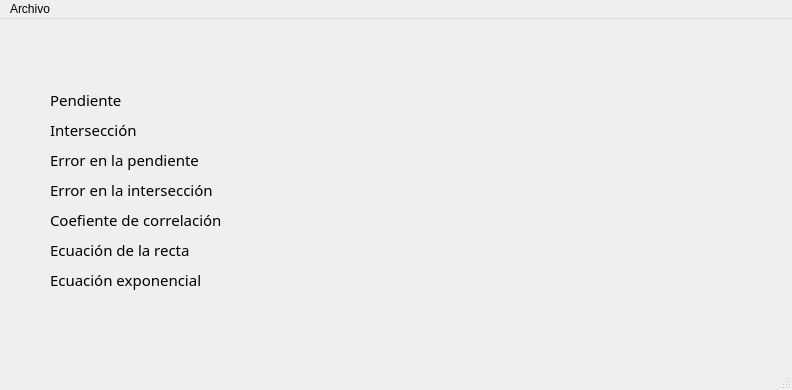
<?xml version="1.0" encoding="UTF-8"?>
<ui version="4.0">
 <class>LogaritmWindow</class>
 <widget class="QMainWindow" name="LogaritmWindow">
  <property name="geometry">
   <rect>
    <x>0</x>
    <y>0</y>
    <width>792</width>
    <height>390</height>
   </rect>
  </property>
  <property name="windowTitle">
   <string>MainWindow</string>
  </property>
  <widget class="QWidget" name="centralwidget">
   <widget class="QLabel" name="label">
    <property name="geometry">
     <rect>
      <x>50</x>
      <y>70</y>
      <width>131</width>
      <height>21</height>
     </rect>
    </property>
    <property name="font">
     <font>
      <family>Calisto MT</family>
      <pointsize>11</pointsize>
     </font>
    </property>
    <property name="text">
     <string>Pendiente</string>
    </property>
   </widget>
   <widget class="QLabel" name="label_2">
    <property name="geometry">
     <rect>
      <x>50</x>
      <y>130</y>
      <width>171</width>
      <height>21</height>
     </rect>
    </property>
    <property name="font">
     <font>
      <family>Calisto MT</family>
      <pointsize>11</pointsize>
     </font>
    </property>
    <property name="text">
     <string>Error en la pendiente</string>
    </property>
   </widget>
   <widget class="QLabel" name="label_3">
    <property name="geometry">
     <rect>
      <x>50</x>
      <y>100</y>
      <width>101</width>
      <height>21</height>
     </rect>
    </property>
    <property name="font">
     <font>
      <family>Calisto MT</family>
      <pointsize>11</pointsize>
     </font>
    </property>
    <property name="text">
     <string>Intersección</string>
    </property>
   </widget>
   <widget class="QLabel" name="label_4">
    <property name="geometry">
     <rect>
      <x>50</x>
      <y>160</y>
      <width>181</width>
      <height>21</height>
     </rect>
    </property>
    <property name="font">
     <font>
      <family>Calisto MT</family>
      <pointsize>11</pointsize>
     </font>
    </property>
    <property name="text">
     <string>Error en la intersección</string>
    </property>
   </widget>
   <widget class="QLabel" name="label_5">
    <property name="geometry">
     <rect>
      <x>50</x>
      <y>190</y>
      <width>191</width>
      <height>21</height>
     </rect>
    </property>
    <property name="font">
     <font>
      <family>Calisto MT</family>
      <pointsize>11</pointsize>
     </font>
    </property>
    <property name="text">
     <string>Coefiente de correlación</string>
    </property>
   </widget>
   <widget class="QLabel" name="label_6">
    <property name="geometry">
     <rect>
      <x>50</x>
      <y>220</y>
      <width>181</width>
      <height>21</height>
     </rect>
    </property>
    <property name="font">
     <font>
      <family>Calisto MT</family>
      <pointsize>11</pointsize>
     </font>
    </property>
    <property name="text">
     <string>Ecuación de la recta</string>
    </property>
   </widget>
   <widget class="QLabel" name="label_7">
    <property name="geometry">
     <rect>
      <x>50</x>
      <y>250</y>
      <width>181</width>
      <height>21</height>
     </rect>
    </property>
    <property name="font">
     <font>
      <family>Calisto MT</family>
      <pointsize>11</pointsize>
     </font>
    </property>
    <property name="text">
     <string>Ecuación exponencial</string>
    </property>
   </widget>
   <widget class="QLabel" name="Label_Pendiente">
    <property name="geometry">
     <rect>
      <x>260</x>
      <y>70</y>
      <width>481</width>
      <height>21</height>
     </rect>
    </property>
    <property name="font">
     <font>
      <family>Calisto MT</family>
      <pointsize>11</pointsize>
     </font>
    </property>
    <property name="text">
     <string/>
    </property>
   </widget>
   <widget class="QLabel" name="Label_Interseccion">
    <property name="geometry">
     <rect>
      <x>260</x>
      <y>100</y>
      <width>481</width>
      <height>21</height>
     </rect>
    </property>
    <property name="font">
     <font>
      <family>Calisto MT</family>
      <pointsize>11</pointsize>
     </font>
    </property>
    <property name="text">
     <string/>
    </property>
   </widget>
   <widget class="QLabel" name="Label_ePendiente">
    <property name="geometry">
     <rect>
      <x>260</x>
      <y>130</y>
      <width>481</width>
      <height>21</height>
     </rect>
    </property>
    <property name="font">
     <font>
      <family>Calisto MT</family>
      <pointsize>11</pointsize>
     </font>
    </property>
    <property name="text">
     <string/>
    </property>
   </widget>
   <widget class="QLabel" name="Label_eInterseccion">
    <property name="geometry">
     <rect>
      <x>260</x>
      <y>160</y>
      <width>481</width>
      <height>21</height>
     </rect>
    </property>
    <property name="font">
     <font>
      <family>Calisto MT</family>
      <pointsize>11</pointsize>
     </font>
    </property>
    <property name="text">
     <string/>
    </property>
   </widget>
   <widget class="QLabel" name="Label_Correlaccion">
    <property name="geometry">
     <rect>
      <x>260</x>
      <y>190</y>
      <width>481</width>
      <height>21</height>
     </rect>
    </property>
    <property name="font">
     <font>
      <family>Calisto MT</family>
      <pointsize>11</pointsize>
     </font>
    </property>
    <property name="text">
     <string/>
    </property>
   </widget>
   <widget class="QLabel" name="Label_ecRecta">
    <property name="geometry">
     <rect>
      <x>260</x>
      <y>220</y>
      <width>481</width>
      <height>21</height>
     </rect>
    </property>
    <property name="font">
     <font>
      <family>Calisto MT</family>
      <pointsize>11</pointsize>
     </font>
    </property>
    <property name="text">
     <string/>
    </property>
   </widget>
   <widget class="QLabel" name="Label_ecExponencial">
    <property name="geometry">
     <rect>
      <x>260</x>
      <y>250</y>
      <width>481</width>
      <height>21</height>
     </rect>
    </property>
    <property name="font">
     <font>
      <family>Calisto MT</family>
      <pointsize>11</pointsize>
     </font>
    </property>
    <property name="text">
     <string/>
    </property>
   </widget>
  </widget>
  <widget class="QMenuBar" name="menubar">
   <property name="geometry">
    <rect>
     <x>0</x>
     <y>0</y>
     <width>792</width>
     <height>26</height>
    </rect>
   </property>
   <widget class="QMenu" name="menuArchivo">
    <property name="title">
     <string>Archivo</string>
    </property>
    <addaction name="actionGuardar"/>
    <addaction name="actionCerrar"/>
   </widget>
   <addaction name="menuArchivo"/>
  </widget>
  <widget class="QStatusBar" name="statusbar"/>
  <action name="actionGuardar">
   <property name="text">
    <string>Guardar</string>
   </property>
  </action>
  <action name="actionCerrar">
   <property name="text">
    <string>Cerrar</string>
   </property>
  </action>
 </widget>
 <resources/>
 <connections/>
</ui>
